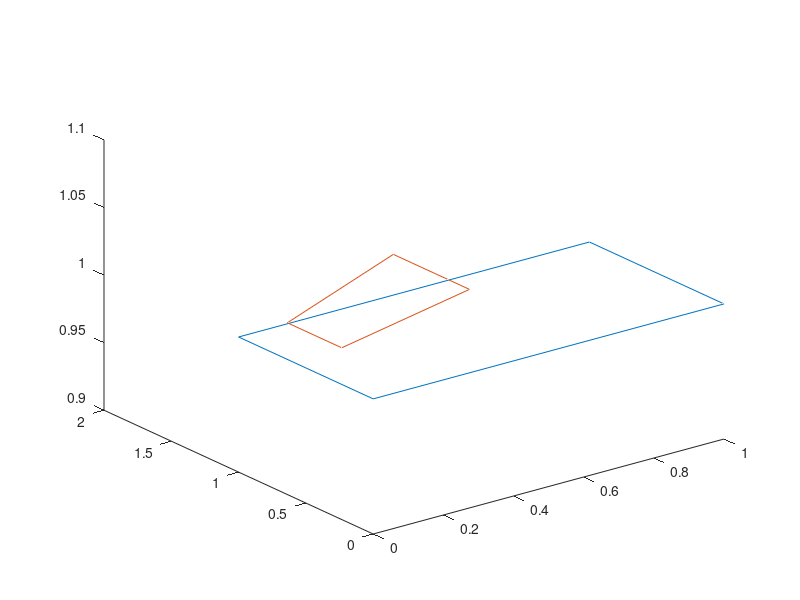

Write the MATLAB code that produced this figure.

a = [1/7; (3*sqrt(2))/7; 1];
b = [3/5; (3*sqrt(2))/5; 1];
c = [3/5; sqrt(2); 1];
d = [1/7; (5*sqrt(2))/7; 1]; 

aa=[0; 0; 1];
bb=[1; 0; 1];
cc=[1; 1; 1];
dd=[0; 1; 1];

PL2 = [a b c d];
PL1 = [aa bb cc dd];

CoefficientMtx = zeros(8,9);

CoefficientMtx(1,:)= [PL1(1,1) PL1(2,1) 1 0 0 0 -PL1(1,1)*PL2(1,1) -PL1(2,1)*PL2(1,1) -PL2(1,1)];
CoefficientMtx(2,:)= [0 0 0 PL1(1,1) PL1(2,1) 1 -PL1(1,1)*PL2(2,1) -PL1(2,1)*PL2(2,1) -PL2(2,1)];
CoefficientMtx(3,:)= [PL1(1,2) PL1(2,2) 1 0 0 0 -PL1(1,2)*PL2(1,2) -PL1(2,2)*PL2(1,2) -PL2(1,2)];
CoefficientMtx(4,:)= [0 0 0 PL1(1,2) PL1(2,2) 1 -PL1(1,2)*PL2(2,2) -PL1(2,2)*PL2(2,2) -PL2(2,2)];
CoefficientMtx(5,:)= [PL1(1,3) PL1(2,3) 1 0 0 0 -PL1(1,3)*PL2(1,3) -PL1(2,3)*PL2(1,3) -PL2(1,3)];
CoefficientMtx(6,:)= [0 0 0 PL1(1,3) PL1(2,3) 1 -PL1(1,3)*PL2(2,3) -PL1(2,3)*PL2(2,3) -PL2(2,3)];
CoefficientMtx(7,:)= [PL1(1,4) PL1(2,4) 1 0 0 0 -PL1(1,4)*PL2(1,4) -PL1(2,4)*PL2(1,4) -PL2(1,4)];
CoefficientMtx(8,:)= [0 0 0 PL1(1,4) PL1(2,4) 1 -PL1(1,4)*PL2(2,4) -PL1(2,4)*PL2(2,4) -PL2(2,4)];

ns = null(CoefficientMtx);

H = [ns(1) ns(2) ns(3);ns(4) ns(5) ns(6); ns(7) ns(8) ns(9)];

NewPL2 = H*PL1;

for i=1:4
       NewPL2(:,i)=NewPL2(:,i)/NewPL2(3,i)
end

plot3([PL1(1,:),PL1(1,1)],[PL1(2,:),PL1(2,1)],[PL1(3,:),PL1(3,1)]);hold on
plot3([NewPL2(1,:),NewPL2(1,1)],[NewPL2(2,:),NewPL2(2,1)],[NewPL2(3,:),NewPL2(3,1)]);